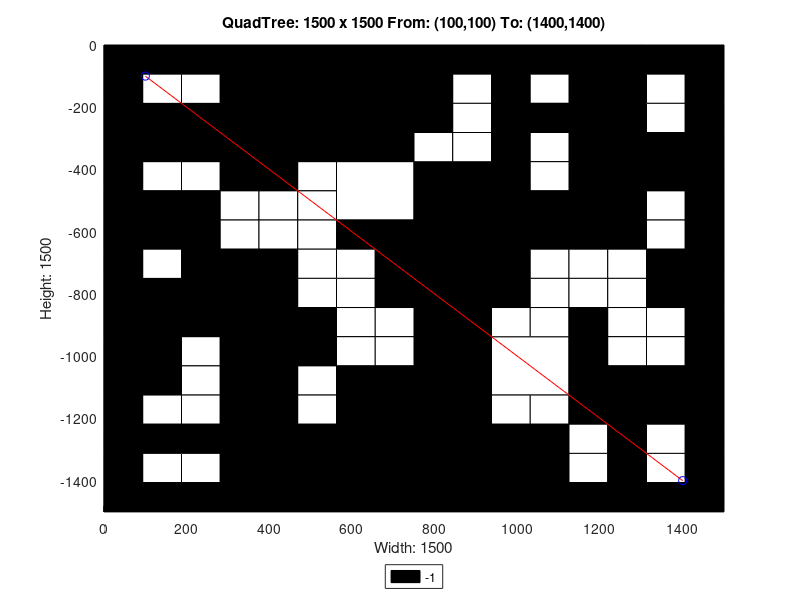

MATLAB code for this plot:
axis([0 1500 -1500 0]);
title('QuadTree: 1500 x 1500 From: (100,100) To: (1400,1400)');
xlabel('Width: 1500');
ylabel('Height: 1500');
rectangle('Position',[375 -375 375 375], 'FaceColor',[0 0 0]);
rectangle('Position',[0 -375 187.5 187.5], 'FaceColor',[0 0 0]);
rectangle('Position',[187.5 -375 187.5 187.5], 'FaceColor',[0 0 0]);
rectangle('Position',[562.5 -562.5 187.5 187.5], 'FaceColor',[1 1 1]);
rectangle('Position',[1125 -187.5 187.5 187.5], 'FaceColor',[0 0 0]);
rectangle('Position',[1125 -375 187.5 187.5], 'FaceColor',[0 0 0]);
rectangle('Position',[750 -562.5 187.5 187.5], 'FaceColor',[0 0 0]);
rectangle('Position',[750 -750 187.5 187.5], 'FaceColor',[0 0 0]);
rectangle('Position',[1125 -562.5 187.5 187.5], 'FaceColor',[0 0 0]);
rectangle('Position',[0 -937.5 187.5 187.5], 'FaceColor',[0 0 0]);
rectangle('Position',[187.5 -937.5 187.5 187.5], 'FaceColor',[0 0 0]);
rectangle('Position',[0 -1125 187.5 187.5], 'FaceColor',[0 0 0]);
rectangle('Position',[562.5 -1312.5 187.5 187.5], 'FaceColor',[0 0 0]);
rectangle('Position',[375 -1500 187.5 187.5], 'FaceColor',[0 0 0]);
rectangle('Position',[562.5 -1500 187.5 187.5], 'FaceColor',[0 0 0]);
rectangle('Position',[750 -937.5 187.5 187.5], 'FaceColor',[0 0 0]);
rectangle('Position',[750 -1125 187.5 187.5], 'FaceColor',[0 0 0]);
rectangle('Position',[937.5 -1125 187.5 187.5], 'FaceColor',[1 1 1]);
rectangle('Position',[750 -1312.5 187.5 187.5], 'FaceColor',[0 0 0]);
rectangle('Position',[750 -1500 187.5 187.5], 'FaceColor',[0 0 0]);
rectangle('Position',[937.5 -1500 187.5 187.5], 'FaceColor',[0 0 0]);
rectangle('Position',[0 -93.75 93.75 93.75], 'FaceColor',[0 0 0]);
rectangle('Position',[93.75 -93.75 93.75 93.75], 'FaceColor',[0 0 0]);
rectangle('Position',[0 -187.5 93.75 93.75], 'FaceColor',[0 0 0]);
rectangle('Position',[93.75 -187.5 93.75 93.75], 'FaceColor',[1 1 1]);
rectangle('Position',[187.5 -93.75 93.75 93.75], 'FaceColor',[0 0 0]);
rectangle('Position',[281.25 -93.75 93.75 93.75], 'FaceColor',[0 0 0]);
rectangle('Position',[187.5 -187.5 93.75 93.75], 'FaceColor',[1 1 1]);
rectangle('Position',[281.25 -187.5 93.75 93.75], 'FaceColor',[0 0 0]);
rectangle('Position',[0 -468.75 93.75 93.75], 'FaceColor',[0 0 0]);
rectangle('Position',[93.75 -468.75 93.75 93.75], 'FaceColor',[1 1 1]);
rectangle('Position',[0 -562.5 93.75 93.75], 'FaceColor',[0 0 0]);
rectangle('Position',[93.75 -562.5 93.75 93.75], 'FaceColor',[0 0 0]);
rectangle('Position',[187.5 -468.75 93.75 93.75], 'FaceColor',[1 1 1]);
rectangle('Position',[281.25 -468.75 93.75 93.75], 'FaceColor',[0 0 0]);
rectangle('Position',[187.5 -562.5 93.75 93.75], 'FaceColor',[0 0 0]);
rectangle('Position',[281.25 -562.5 93.75 93.75], 'FaceColor',[1 1 1]);
rectangle('Position',[0 -656.25 93.75 93.75], 'FaceColor',[0 0 0]);
rectangle('Position',[93.75 -656.25 93.75 93.75], 'FaceColor',[0 0 0]);
rectangle('Position',[0 -750 93.75 93.75], 'FaceColor',[0 0 0]);
rectangle('Position',[93.75 -750 93.75 93.75], 'FaceColor',[1 1 1]);
rectangle('Position',[187.5 -656.25 93.75 93.75], 'FaceColor',[0 0 0]);
rectangle('Position',[281.25 -656.25 93.75 93.75], 'FaceColor',[1 1 1]);
rectangle('Position',[187.5 -750 93.75 93.75], 'FaceColor',[0 0 0]);
rectangle('Position',[281.25 -750 93.75 93.75], 'FaceColor',[0 0 0]);
rectangle('Position',[375 -468.75 93.75 93.75], 'FaceColor',[0 0 0]);
rectangle('Position',[468.75 -468.75 93.75 93.75], 'FaceColor',[1 1 1]);
rectangle('Position',[375 -562.5 93.75 93.75], 'FaceColor',[1 1 1]);
rectangle('Position',[468.75 -562.5 93.75 93.75], 'FaceColor',[1 1 1]);
rectangle('Position',[375 -656.25 93.75 93.75], 'FaceColor',[1 1 1]);
rectangle('Position',[468.75 -656.25 93.75 93.75], 'FaceColor',[1 1 1]);
rectangle('Position',[375 -750 93.75 93.75], 'FaceColor',[0 0 0]);
rectangle('Position',[468.75 -750 93.75 93.75], 'FaceColor',[1 1 1]);
rectangle('Position',[562.5 -656.25 93.75 93.75], 'FaceColor',[0 0 0]);
rectangle('Position',[656.25 -656.25 93.75 93.75], 'FaceColor',[0 0 0]);
rectangle('Position',[562.5 -750 93.75 93.75], 'FaceColor',[1 1 1]);
rectangle('Position',[656.25 -750 93.75 93.75], 'FaceColor',[0 0 0]);
rectangle('Position',[750 -93.75 93.75 93.75], 'FaceColor',[0 0 0]);
rectangle('Position',[843.75 -93.75 93.75 93.75], 'FaceColor',[0 0 0]);
rectangle('Position',[750 -187.5 93.75 93.75], 'FaceColor',[0 0 0]);
rectangle('Position',[843.75 -187.5 93.75 93.75], 'FaceColor',[1 1 1]);
rectangle('Position',[937.5 -93.75 93.75 93.75], 'FaceColor',[0 0 0]);
rectangle('Position',[1031.25 -93.75 93.75 93.75], 'FaceColor',[0 0 0]);
rectangle('Position',[937.5 -187.5 93.75 93.75], 'FaceColor',[0 0 0]);
rectangle('Position',[1031.25 -187.5 93.75 93.75], 'FaceColor',[1 1 1]);
rectangle('Position',[750 -281.25 93.75 93.75], 'FaceColor',[0 0 0]);
rectangle('Position',[843.75 -281.25 93.75 93.75], 'FaceColor',[1 1 1]);
rectangle('Position',[750 -375 93.75 93.75], 'FaceColor',[1 1 1]);
rectangle('Position',[843.75 -375 93.75 93.75], 'FaceColor',[1 1 1]);
rectangle('Position',[937.5 -281.25 93.75 93.75], 'FaceColor',[0 0 0]);
rectangle('Position',[1031.25 -281.25 93.75 93.75], 'FaceColor',[0 0 0]);
rectangle('Position',[937.5 -375 93.75 93.75], 'FaceColor',[0 0 0]);
rectangle('Position',[1031.25 -375 93.75 93.75], 'FaceColor',[1 1 1]);
rectangle('Position',[1312.5 -93.75 93.75 93.75], 'FaceColor',[0 0 0]);
rectangle('Position',[1406.25 -93.75 93.75 93.75], 'FaceColor',[0 0 0]);
rectangle('Position',[1312.5 -187.5 93.75 93.75], 'FaceColor',[1 1 1]);
rectangle('Position',[1406.25 -187.5 93.75 93.75], 'FaceColor',[0 0 0]);
rectangle('Position',[1312.5 -281.25 93.75 93.75], 'FaceColor',[1 1 1]);
rectangle('Position',[1406.25 -281.25 93.75 93.75], 'FaceColor',[0 0 0]);
rectangle('Position',[1312.5 -375 93.75 93.75], 'FaceColor',[0 0 0]);
rectangle('Position',[1406.25 -375 93.75 93.75], 'FaceColor',[0 0 0]);
rectangle('Position',[937.5 -468.75 93.75 93.75], 'FaceColor',[0 0 0]);
rectangle('Position',[1031.25 -468.75 93.75 93.75], 'FaceColor',[1 1 1]);
rectangle('Position',[937.5 -562.5 93.75 93.75], 'FaceColor',[0 0 0]);
rectangle('Position',[1031.25 -562.5 93.75 93.75], 'FaceColor',[0 0 0]);
rectangle('Position',[937.5 -656.25 93.75 93.75], 'FaceColor',[0 0 0]);
rectangle('Position',[1031.25 -656.25 93.75 93.75], 'FaceColor',[0 0 0]);
rectangle('Position',[937.5 -750 93.75 93.75], 'FaceColor',[0 0 0]);
rectangle('Position',[1031.25 -750 93.75 93.75], 'FaceColor',[1 1 1]);
rectangle('Position',[1312.5 -468.75 93.75 93.75], 'FaceColor',[0 0 0]);
rectangle('Position',[1406.25 -468.75 93.75 93.75], 'FaceColor',[0 0 0]);
rectangle('Position',[1312.5 -562.5 93.75 93.75], 'FaceColor',[1 1 1]);
rectangle('Position',[1406.25 -562.5 93.75 93.75], 'FaceColor',[0 0 0]);
rectangle('Position',[1125 -656.25 93.75 93.75], 'FaceColor',[0 0 0]);
rectangle('Position',[1218.75 -656.25 93.75 93.75], 'FaceColor',[0 0 0]);
rectangle('Position',[1125 -750 93.75 93.75], 'FaceColor',[1 1 1]);
rectangle('Position',[1218.75 -750 93.75 93.75], 'FaceColor',[1 1 1]);
rectangle('Position',[1312.5 -656.25 93.75 93.75], 'FaceColor',[1 1 1]);
rectangle('Position',[1406.25 -656.25 93.75 93.75], 'FaceColor',[0 0 0]);
rectangle('Position',[1312.5 -750 93.75 93.75], 'FaceColor',[0 0 0]);
rectangle('Position',[1406.25 -750 93.75 93.75], 'FaceColor',[0 0 0]);
rectangle('Position',[187.5 -1031.25 93.75 93.75], 'FaceColor',[1 1 1]);
rectangle('Position',[281.25 -1031.25 93.75 93.75], 'FaceColor',[0 0 0]);
rectangle('Position',[187.5 -1125 93.75 93.75], 'FaceColor',[1 1 1]);
rectangle('Position',[281.25 -1125 93.75 93.75], 'FaceColor',[0 0 0]);
rectangle('Position',[375 -843.75 93.75 93.75], 'FaceColor',[0 0 0]);
rectangle('Position',[468.75 -843.75 93.75 93.75], 'FaceColor',[1 1 1]);
rectangle('Position',[375 -937.5 93.75 93.75], 'FaceColor',[0 0 0]);
rectangle('Position',[468.75 -937.5 93.75 93.75], 'FaceColor',[0 0 0]);
rectangle('Position',[562.5 -843.75 93.75 93.75], 'FaceColor',[1 1 1]);
rectangle('Position',[656.25 -843.75 93.75 93.75], 'FaceColor',[0 0 0]);
rectangle('Position',[562.5 -937.5 93.75 93.75], 'FaceColor',[1 1 1]);
rectangle('Position',[656.25 -937.5 93.75 93.75], 'FaceColor',[1 1 1]);
rectangle('Position',[375 -1031.25 93.75 93.75], 'FaceColor',[0 0 0]);
rectangle('Position',[468.75 -1031.25 93.75 93.75], 'FaceColor',[0 0 0]);
rectangle('Position',[375 -1125 93.75 93.75], 'FaceColor',[0 0 0]);
rectangle('Position',[468.75 -1125 93.75 93.75], 'FaceColor',[1 1 1]);
rectangle('Position',[562.5 -1031.25 93.75 93.75], 'FaceColor',[1 1 1]);
rectangle('Position',[656.25 -1031.25 93.75 93.75], 'FaceColor',[1 1 1]);
rectangle('Position',[562.5 -1125 93.75 93.75], 'FaceColor',[0 0 0]);
rectangle('Position',[656.25 -1125 93.75 93.75], 'FaceColor',[0 0 0]);
rectangle('Position',[0 -1218.75 93.75 93.75], 'FaceColor',[0 0 0]);
rectangle('Position',[93.75 -1218.75 93.75 93.75], 'FaceColor',[1 1 1]);
rectangle('Position',[0 -1312.5 93.75 93.75], 'FaceColor',[0 0 0]);
rectangle('Position',[93.75 -1312.5 93.75 93.75], 'FaceColor',[0 0 0]);
rectangle('Position',[187.5 -1218.75 93.75 93.75], 'FaceColor',[1 1 1]);
rectangle('Position',[281.25 -1218.75 93.75 93.75], 'FaceColor',[0 0 0]);
rectangle('Position',[187.5 -1312.5 93.75 93.75], 'FaceColor',[0 0 0]);
rectangle('Position',[281.25 -1312.5 93.75 93.75], 'FaceColor',[0 0 0]);
rectangle('Position',[0 -1406.25 93.75 93.75], 'FaceColor',[0 0 0]);
rectangle('Position',[93.75 -1406.25 93.75 93.75], 'FaceColor',[1 1 1]);
rectangle('Position',[0 -1500 93.75 93.75], 'FaceColor',[0 0 0]);
rectangle('Position',[93.75 -1500 93.75 93.75], 'FaceColor',[0 0 0]);
rectangle('Position',[187.5 -1406.25 93.75 93.75], 'FaceColor',[1 1 1]);
rectangle('Position',[281.25 -1406.25 93.75 93.75], 'FaceColor',[0 0 0]);
rectangle('Position',[187.5 -1500 93.75 93.75], 'FaceColor',[0 0 0]);
rectangle('Position',[281.25 -1500 93.75 93.75], 'FaceColor',[0 0 0]);
rectangle('Position',[375 -1218.75 93.75 93.75], 'FaceColor',[0 0 0]);
rectangle('Position',[468.75 -1218.75 93.75 93.75], 'FaceColor',[1 1 1]);
rectangle('Position',[375 -1312.5 93.75 93.75], 'FaceColor',[0 0 0]);
rectangle('Position',[468.75 -1312.5 93.75 93.75], 'FaceColor',[0 0 0]);
rectangle('Position',[937.5 -843.75 93.75 93.75], 'FaceColor',[0 0 0]);
rectangle('Position',[1031.25 -843.75 93.75 93.75], 'FaceColor',[1 1 1]);
rectangle('Position',[937.5 -937.5 93.75 93.75], 'FaceColor',[1 1 1]);
rectangle('Position',[1031.25 -937.5 93.75 93.75], 'FaceColor',[1 1 1]);
rectangle('Position',[1125 -843.75 93.75 93.75], 'FaceColor',[1 1 1]);
rectangle('Position',[1218.75 -843.75 93.75 93.75], 'FaceColor',[1 1 1]);
rectangle('Position',[1125 -937.5 93.75 93.75], 'FaceColor',[0 0 0]);
rectangle('Position',[1218.75 -937.5 93.75 93.75], 'FaceColor',[1 1 1]);
rectangle('Position',[1312.5 -843.75 93.75 93.75], 'FaceColor',[0 0 0]);
rectangle('Position',[1406.25 -843.75 93.75 93.75], 'FaceColor',[0 0 0]);
rectangle('Position',[1312.5 -937.5 93.75 93.75], 'FaceColor',[1 1 1]);
rectangle('Position',[1406.25 -937.5 93.75 93.75], 'FaceColor',[0 0 0]);
rectangle('Position',[1125 -1031.25 93.75 93.75], 'FaceColor',[0 0 0]);
rectangle('Position',[1218.75 -1031.25 93.75 93.75], 'FaceColor',[1 1 1]);
rectangle('Position',[1125 -1125 93.75 93.75], 'FaceColor',[0 0 0]);
rectangle('Position',[1218.75 -1125 93.75 93.75], 'FaceColor',[0 0 0]);
rectangle('Position',[1312.5 -1031.25 93.75 93.75], 'FaceColor',[1 1 1]);
rectangle('Position',[1406.25 -1031.25 93.75 93.75], 'FaceColor',[0 0 0]);
rectangle('Position',[1312.5 -1125 93.75 93.75], 'FaceColor',[0 0 0]);
rectangle('Position',[1406.25 -1125 93.75 93.75], 'FaceColor',[0 0 0]);
rectangle('Position',[937.5 -1218.75 93.75 93.75], 'FaceColor',[1 1 1]);
rectangle('Position',[1031.25 -1218.75 93.75 93.75], 'FaceColor',[1 1 1]);
rectangle('Position',[937.5 -1312.5 93.75 93.75], 'FaceColor',[0 0 0]);
rectangle('Position',[1031.25 -1312.5 93.75 93.75], 'FaceColor',[0 0 0]);
rectangle('Position',[1125 -1218.75 93.75 93.75], 'FaceColor',[0 0 0]);
rectangle('Position',[1218.75 -1218.75 93.75 93.75], 'FaceColor',[0 0 0]);
rectangle('Position',[1125 -1312.5 93.75 93.75], 'FaceColor',[1 1 1]);
rectangle('Position',[1218.75 -1312.5 93.75 93.75], 'FaceColor',[0 0 0]);
rectangle('Position',[1312.5 -1218.75 93.75 93.75], 'FaceColor',[0 0 0]);
rectangle('Position',[1406.25 -1218.75 93.75 93.75], 'FaceColor',[0 0 0]);
rectangle('Position',[1312.5 -1312.5 93.75 93.75], 'FaceColor',[1 1 1]);
rectangle('Position',[1406.25 -1312.5 93.75 93.75], 'FaceColor',[0 0 0]);
rectangle('Position',[1125 -1406.25 93.75 93.75], 'FaceColor',[1 1 1]);
rectangle('Position',[1218.75 -1406.25 93.75 93.75], 'FaceColor',[0 0 0]);
rectangle('Position',[1125 -1500 93.75 93.75], 'FaceColor',[0 0 0]);
rectangle('Position',[1218.75 -1500 93.75 93.75], 'FaceColor',[0 0 0]);
rectangle('Position',[1312.5 -1406.25 93.75 93.75], 'FaceColor',[1 1 1]);
rectangle('Position',[1406.25 -1406.25 93.75 93.75], 'FaceColor',[0 0 0]);
rectangle('Position',[1312.5 -1500 93.75 93.75], 'FaceColor',[0 0 0]);
rectangle('Position',[1406.25 -1500 93.75 93.75], 'FaceColor',[0 0 0]);
X=[1400,100];
Y=[-1400,-100];
hold on;
plot(X,Y,'r');
plot(X,Y,'bo');
legend('-1','Location','southoutside');
